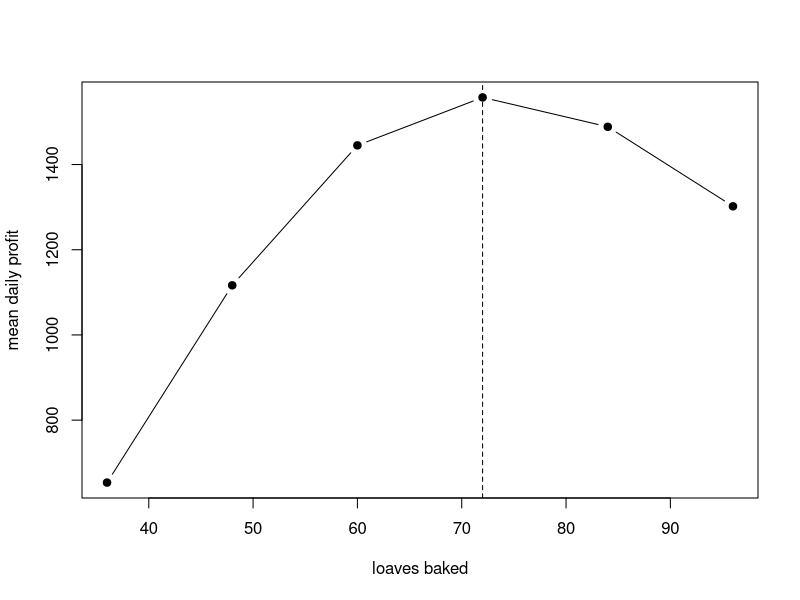

Recreate this plot in R.
demand_levels <- seq(36, 96, by = 12)
demand_probs <- cbind(
  high    = c(0.05, 0.10, 0.25, 0.30, 0.20, 0.10),
  average = c(0.10, 0.20, 0.30, 0.25, 0.10, 0.05),
  low     = c(0.15, 0.25, 0.35, 0.15, 0.05, 0.05)
)
category_probs <- c(high = 0.30, average = 0.45, low = 0.25)

price <- 60; cost <- 30; salvage <- 10; shortage <- 15

daily_demand <- function(N) {
  cat_cp <- cumsum(category_probs)
  d <- numeric(N)
  for (i in 1:N) {
    k <- which(runif(1) < cat_cp)[1]
    cp <- cumsum(demand_probs[, k])
    d[i] <- demand_levels[which(runif(1) < cp)[1]]
  }
  d
}

profit <- function(baked, demand) {
  sold <- pmin(baked, demand)
  price * sold + salvage * (baked - sold) - cost * baked - shortage * pmax(demand - baked, 0)
}

set.seed(2025)
N <- 365
demand <- daily_demand(N)
table(demand) / N

results <- sapply(demand_levels, function(b) mean(profit(b, demand)))
names(results) <- demand_levels
round(results, 1)
best <- demand_levels[which.max(results)]
best

# same demand days for every option, so the comparison is fair
plot(demand_levels, results, type = "b", pch = 19, xlab = "loaves baked", ylab = "mean daily profit")
abline(v = best, lty = 2)

reps <- replicate(200, {
  d <- daily_demand(100)
  demand_levels[which.max(sapply(demand_levels, function(b) mean(profit(b, d))))]
})
table(reps)
